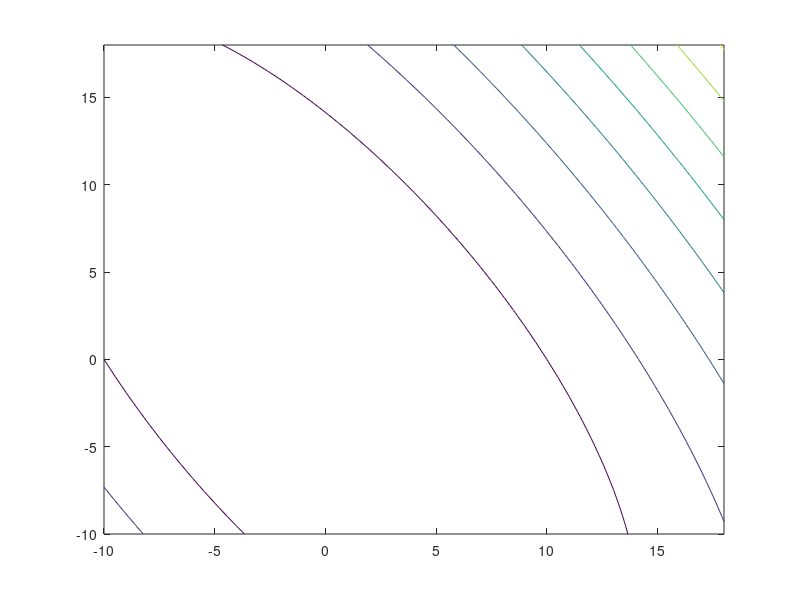

Write the MATLAB code that produced this figure. (Note: this script raises an error after producing the figure.)
clc; 
clear all
close all
X0 = [-10, -10];
d = [1, 0.5];
xmin = 0;
xmax = 15;
Xmax = [X0(1)+d(1)*xmax, X0(2)+d(2)*xmax];
n = 100; % num of trials
epsilon = 0.1;
figure(1)

X = [-10:0.5:18];
Y = [-10:0.5:18];
[X1, Y1] = meshgrid(X, Y);
Z = X1.^2+(X1+Y1).^2;
contour(X1, Y1, Z,'LevelStep',200); 
hold on;
answer = dichotonomous_multi(X0, d, xmin, xmax, n, epsilon);
plot(answer(1), answer(2), 'g+')
text(answer(1), answer(2),'\leftarrow minimum')
plot(X0(1), X0(2),'m*')
text(X0(1), X0(2),'\leftarrow X0')
text(Xmax(1), Xmax(2),'\leftarrow Xmax')
colorbar



if (1)
    visualize(X0, Xmax, d, answer)
end





%*****************************************************************************************
%All implementation comes to Yuki Saito (M1 JEMARO). 2021/5/1
%IF any, please contact below
%Yuki Saito
%TEL : (+81)80-2161-0882
%MAIL: yusa19971015@keio.jp
%website: http://www.hvrl.ics.keio.ac.jp/saito_y/site/
%ADDRESS: 5-29-4 Ima-ju hiyoshi #104, Hiyoshi, Yokohama, Yokohama city, 
%                        Kohoku Ward, Kanagawa Prefecture, 223-0061, Japan
%Keio University , School of Science for Open and Environment Systems,
%the department of information and computer science 
%****************************************************************************************
